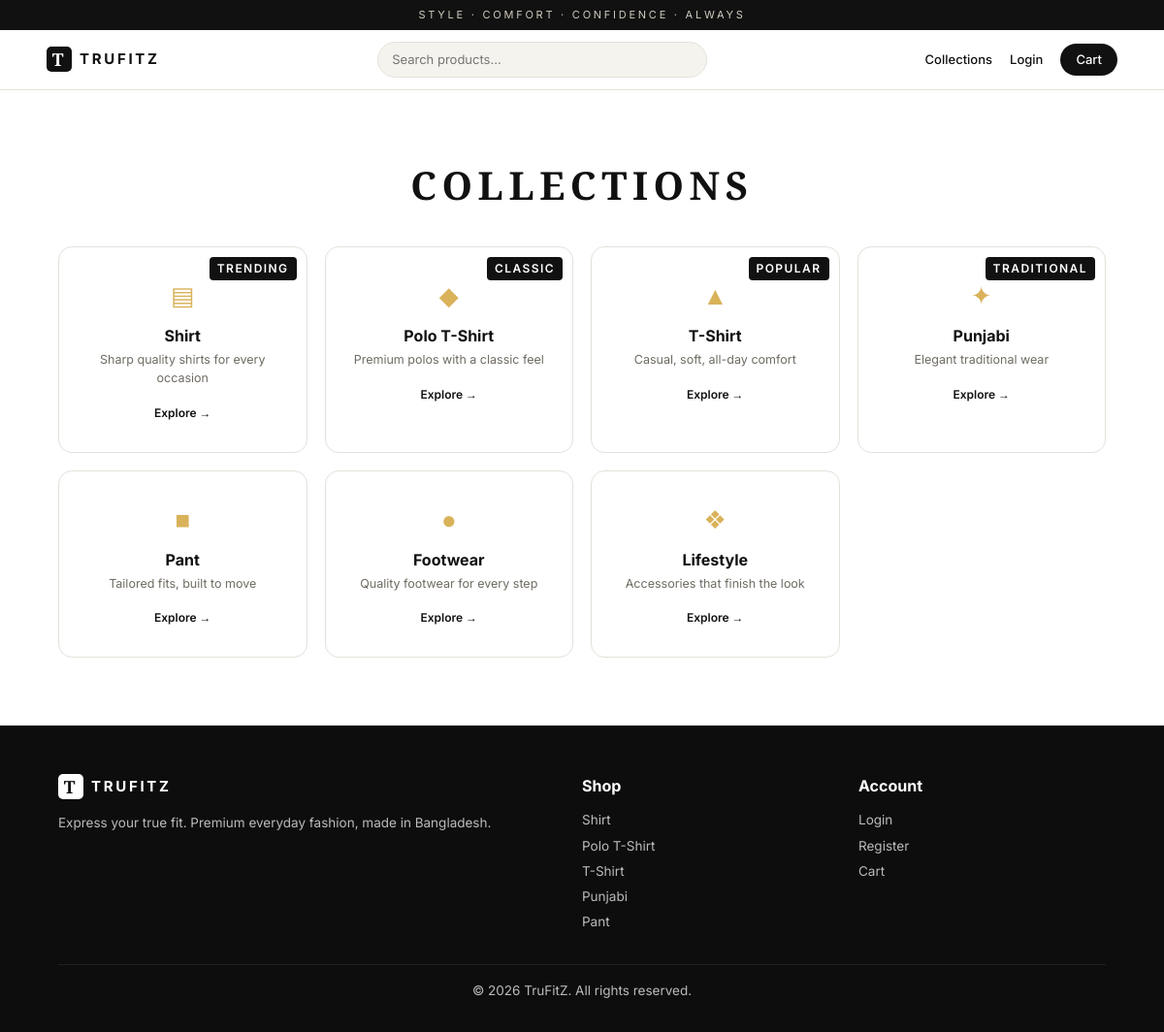
Page /categories/ on the committed database.
### tables this page shows
CREATE TABLE categories(id INTEGER PRIMARY KEY, name TEXT, slug TEXT UNIQUE, tagline TEXT, badge TEXT, icon TEXT);

### app.py (the view)
@app.route("/categories/")
def categories():
    return render_template("categories.html")

### app.py (called while the page is built)
def db():
    if "db" not in g:
        g.db = sqlite3.connect(seed.DB); g.db.row_factory = sqlite3.Row
    return g.db

def q(sql, args=(), one=False):
    cur = db().execute(sql, args); rows = cur.fetchall()
    return (rows[0] if rows else None) if one else rows

@app.context_processor
def inject():
    n = sum(session.get("cart", {}).values())
    return dict(cart_count=n, nav_cats=q("SELECT * FROM categories"), user=session.get("user"))

### templates/categories.html
{% extends "base.html" %}{% block title %}Collections | TruFitZ{% endblock %}
{% block content %}<section class="sec"><h1 class="title">Collections</h1>
<div class="catgrid">{% for c in nav_cats %}<a class="cat" href="{{ url_for('products', slug=c.slug) }}">{% if c.badge %}<span class="tag">{{ c.badge }}</span>{% endif %}<i>{{ c.icon }}</i><h3>{{ c.name }}</h3><p>{{ c.tagline }}</p><span>Explore →</span></a>{% endfor %}</div></section>{% endblock %}

### templates/base.html (shortened to what this page needs)
<!doctype html>
<html lang="en"><head>
<link rel="stylesheet" href="{{ url_for('static', filename='css/style.css') }}">
</head>
<body class="{% block body_class %}{% endblock %}">
<div class="ticker">STYLE · COMFORT · CONFIDENCE · ALWAYS</div>
<header class="nav" id="nav">
  <a class="brand" href="{{ url_for('home') }}"><span class="logo">T</span>TRUFITZ</a>
  <form class="search" action="{{ url_for('products') }}"><input name="q" placeholder="Search products…" value="{{ request.args.get('q','') }}" aria-label="Search"></form>
  <nav class="links">
    <a href="{{ url_for('categories') }}">Collections</a>
    {% if user %}
      {% if user.is_admin %}<a href="{{ url_for('admin') }}">Admin</a>{% endif %}
      <a href="{{ url_for('my_orders') }}">Orders</a><a href="{{ url_for('logout') }}">Logout</a>
    {% else %}<a href="{{ url_for('login') }}">Login</a>{% endif %}
    <a class="cartbtn" href="{{ url_for('cart') }}">Cart{% if cart_count %}<b>{{ cart_count }}</b>{% endif %}</a>
  </nav>
</header>
<main>{% block content %}{% endblock %}</main>
<footer class="foot">
  <div class="foot-in">
    <div><div class="brand light"><span class="logo">T</span>TRUFITZ</div><p>Express your true fit. Premium everyday fashion, made in Bangladesh.</p></div>
    <div><h4>Shop</h4>{% for c in nav_cats[:5] %}<a href="{{ url_for('products', slug=c.slug) }}">{{ c.name }}</a>{% endfor %}</div>
    <div><h4>Account</h4><a href="{{ url_for('login') }}">Login</a><a href="{{ url_for('register') }}">Register</a><a href="{{ url_for('cart') }}">Cart</a></div>
  </div>
  <p class="copy">© 2026 TruFitZ. All rights reserved.</p>
</footer>
</body></html>

### static/css/style.css (style rules this page uses)
:root { --ink:#111;--paper:#fff;--soft:#f5f3ee;--line:#e4e1da;--gold:#d9b25a;--muted:#6f6b63;--red:#b3261e }
* { box-sizing:border-box }
html { scroll-behavior:smooth }
body { margin:0;font-family:Inter,system-ui,sans-serif;color:var(--ink);background:var(--paper);line-height:1.5 }
a { color:inherit;text-decoration:none }
.ticker { background:var(--ink);color:#cfcabe;font-size:11px;letter-spacing:.25em;text-align:center;padding:7px }
.nav { position:sticky;top:0;z-index:20;display:flex;align-items:center;gap:20px;padding:12px 4vw;background:rgba(255,255,255,.92);backdrop-filter:blur(10px);border-bottom:1px solid var(--line) }
.brand { display:flex;align-items:center;gap:8px;font-weight:700;letter-spacing:.18em;font-size:15px }
.brand.light { color:#fff }
.logo { display:grid;place-items:center;width:26px;height:26px;background:var(--ink);color:#fff;font-family:'Cormorant Garamond',serif;font-size:18px;border-radius:5px }
.light .logo { background:#fff;color:#111 }
.search { flex:1;max-width:340px;margin:0 auto }
.search input { width:100%;padding:8px 14px;border:1px solid var(--line);border-radius:99px;background:var(--soft);font:inherit;font-size:13px }
.links { display:flex;gap:18px;align-items:center;font-size:13px;font-weight:500 }
.cartbtn { background:var(--ink);color:#fff;padding:7px 16px;border-radius:99px }
.sec { padding:70px 5vw }
.title { text-align:center;font:600 clamp(28px,4vw,40px) 'Cormorant Garamond',serif;letter-spacing:.14em;text-transform:uppercase;margin:0 0 36px }
.catgrid { display:grid;grid-template-columns:repeat(auto-fill,minmax(210px,1fr));gap:18px;max-width:1200px;margin:auto }
.cat { position:relative;background:#fff;border:1px solid var(--line);border-radius:14px;padding:30px 22px;text-align:center;transition:.25s }
.cat i { font-style:normal;font-size:26px;color:var(--gold) }
.cat h3 { margin:10px 0 4px;font-size:16px }
.cat p { font-size:12.5px;color:var(--muted);margin:0 0 12px }
.cat span { font-size:12px;font-weight:600 }
.tag,.badge { position:absolute;top:10px;right:10px;background:var(--ink);color:#fff;font-size:9.5px;letter-spacing:.12em;padding:3px 8px;border-radius:4px;font-weight:600;z-index:2 }
select,input,textarea { font:inherit }
.foot { background:#0d0d0d;color:#bbb;padding:50px 5vw 20px }
.foot-in { display:grid;grid-template-columns:2fr 1fr 1fr;gap:30px;max-width:1100px;margin:auto }
.foot h4 { color:#fff;margin:0 0 10px }
.foot a { display:block;font-size:13.5px;padding:3px 0 }
.foot p { font-size:13.5px }
.copy { text-align:center;border-top:1px solid #222;margin-top:30px;padding-top:16px;font-size:12px }

### rows in the picture
categories: badge "TRENDING", icon "▤", name "Shirt", tagline "Sharp quality shirts for every occasion"
categories: badge "CLASSIC", icon "◆", name "Polo T-Shirt", tagline "Premium polos with a classic feel"
categories: badge "POPULAR", icon "▲", name "T-Shirt", tagline "Casual, soft, all-day comfort"
categories: badge "TRADITIONAL", icon "✦", name "Punjabi", tagline "Elegant traditional wear"
categories: icon "■", name "Pant", tagline "Tailored fits, built to move"
categories: icon "●", name "Footwear", tagline "Quality footwear for every step"
categories: icon "❖", name "Lifestyle", tagline "Accessories that finish the look"
